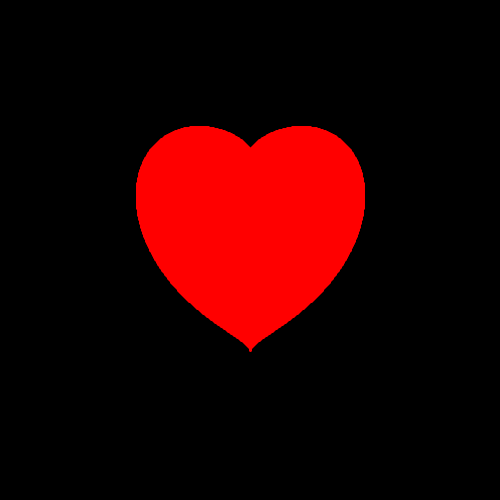
Frame 1 (no input)
Frame 60 (the mouse pressed at the canvas centre just before this capture): identical to frame 1, image omitted
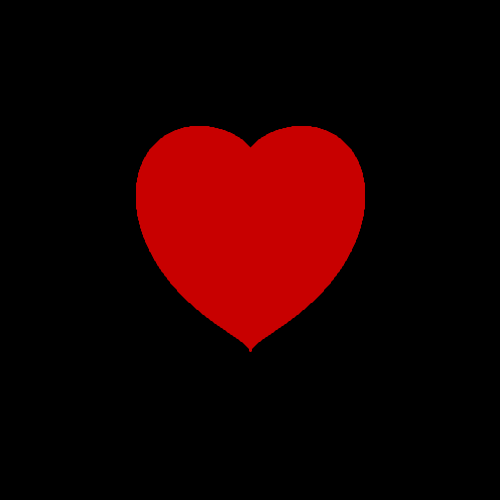
Frame 120 (the mouse held since frame 60 and released just before this capture)

The Processing sketch that drew these frames (run headless with seeded random() and noise(); from frame 60 on, the mouse is pressed at the canvas centre):

// Processing sketch: HeartHitbox
// ── HeartHitbox.pde
float a = -100;
float b = 1;

void setup() {
  size(500, 500);
}

void draw() {
  pushMatrix();
  translate(width/2, height/2);
  background(0);

  strokeWeight(3);
  
  float X = mouseX-width/2;
  float Y = mouseY-height/2;
  
  if (pow((-sq(a)+sq(X)+sq(Y)), 3) <= b*a*sq(X)*pow(Y, 3)) {
    stroke(200, 0, 0);
  } else {
    stroke(255, 0, 0);
  }

  for (int x = -width/2; x < width/2; x++) {
    for (int y = -height/2; y < height/2; y++) {
      if (pow((-sq(a)+sq(x)+sq(y)), 3) <= b*a*sq(x)*(y*y*y)) {
        point(x, y);
      }
    }
  }
  popMatrix();
  
  println(frameCount);
}
